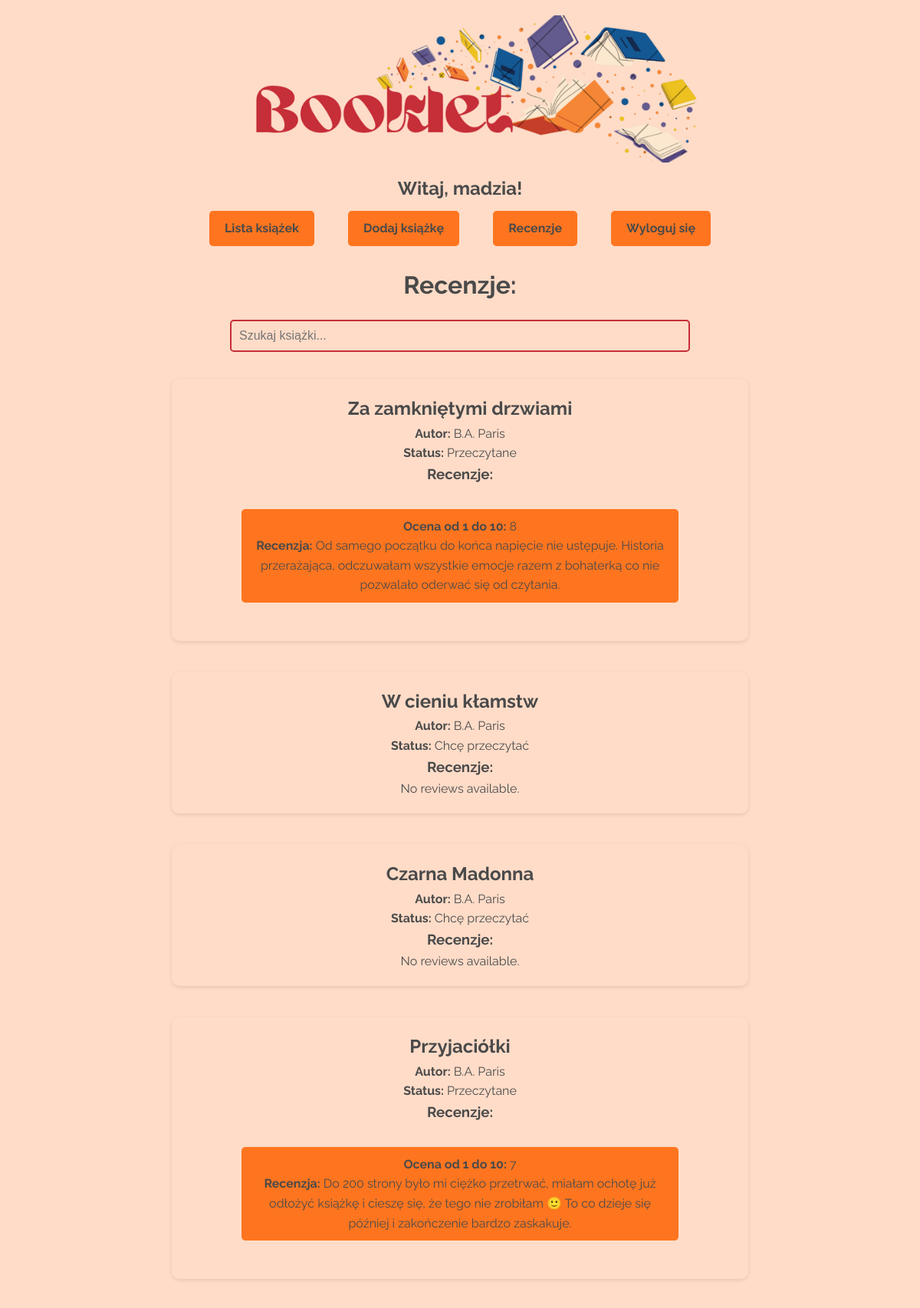
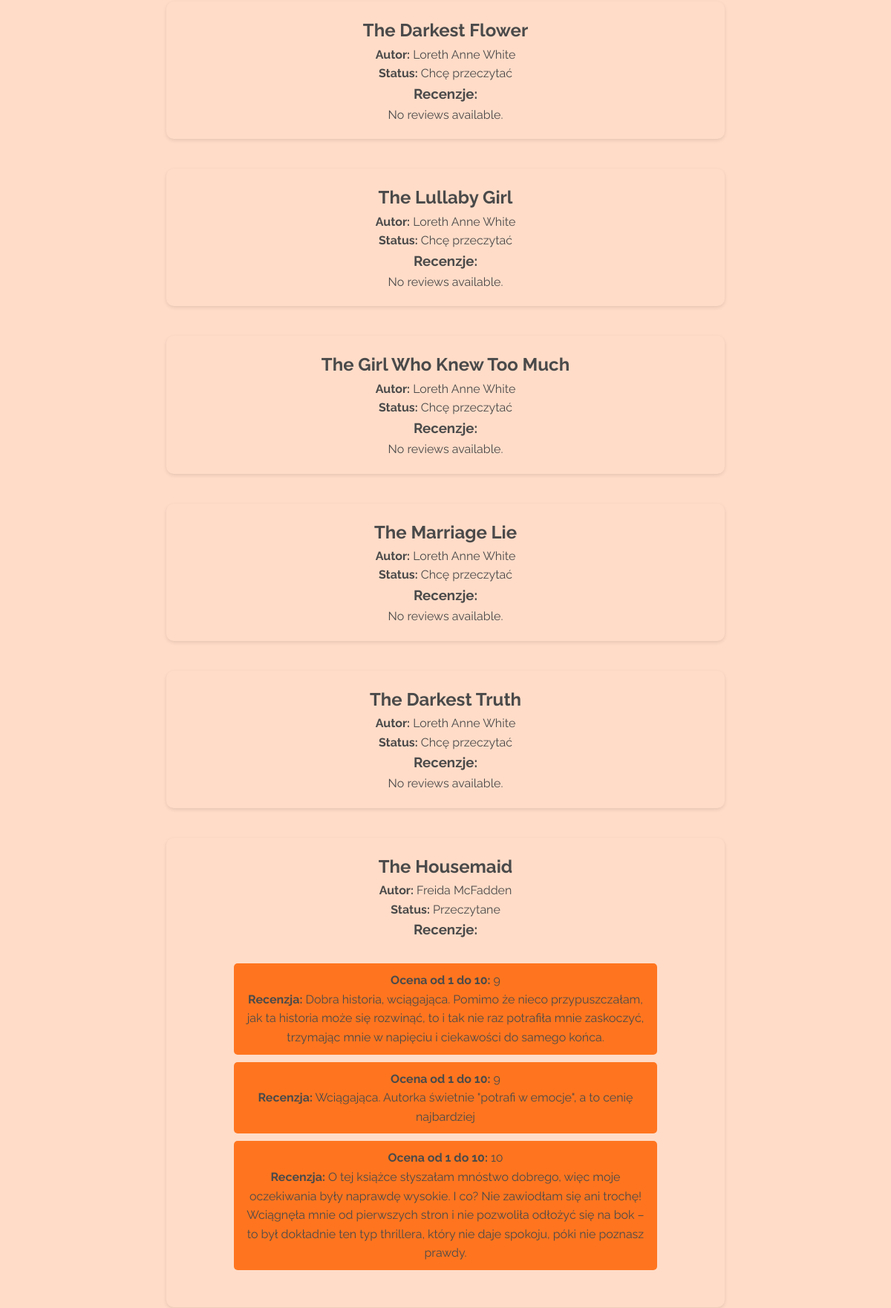
Screenshot of /reviews/ (signed in, upper part) with the database file from the repository (2 pictures, top to bottom).
### booktracker/models.py (models this page shows, shortened)
class Book(models.Model):
    title = models.CharField(max_length=200)
    author = models.CharField(max_length=200)
    description = models.TextField()
    status = models.CharField(max_length=10, choices=BookStatus.choices, default=BookStatus.TO_READ)

class Review(models.Model):
    book = models.ForeignKey(Book, related_name='reviews', on_delete=models.CASCADE)
    review_text = models.TextField()
    rating = models.IntegerField()

### booktracker/views.py (the view)
# urls.py: path('reviews/', views.book_reviews, name='book_reviews'),  # str z recenzjami
def book_reviews(request):
    books = Book.objects.all()
    return render(request, 'books/book_reviews.html', {'books': books})

### booktracker/templates/books/book_reviews.html (shortened to what this page needs)
{% extends 'base.html' %}
{% block content %}
    <h1 style="text-align: center;">Recenzje:</h1>
    <div class="search-container">
        <input type="text" id="search" placeholder="Szukaj książki..." onkeyup="searchBooks()">
    </div>
    {% for book in books %}
        <div class="book" data-title="{{ book.title|lower }}">
            <h2>{{ book.title }}</h2>
            <p><strong>Autor:</strong> {{ book.author }}</p>
            <p><strong>Status:</strong> {{ book.get_status_display }}</p>
            <h3>Recenzje:</h3>
            {% if book.reviews.all %}
                <ul>
                    {% for review in book.reviews.all %}
                        <li>
                            <p><strong>Ocena od 1 do 10:</strong> {{ review.rating }}</p>
                            <p><strong>Recenzja:</strong> {{ review.review_text }}</p>
                        </li>
                    {% endfor %}
                </ul>
            {% else %}
                <p>No reviews available.</p>
            {% endif %}
        </div>
    {% endfor %}
{% endblock %}

### booktracker/templates/base.html (shortened to what this page needs)
{% load static %}
<!DOCTYPE html>
<html lang="en">
<head>
    <link rel="stylesheet" type="text/css" href="{% static 'css/style.css' %}">
</head>
<body>
    <header class="logo-container">
        <a href="{% url 'home' %}">
            <img src="{% static 'images/header_img.png' %}" alt="Booklet Logo" class="logo">
        </a>
    </header>
    <div class="nav-links">
        <nav>
            {% if user.is_authenticated %}
                <h1 class="welcome-text">Witaj, {{ user.username }}!</h1>
                <a href="{% url 'book_list' %}" class="btn btn-primary">Lista książek</a>
                <a href="{% url 'add_book' %}" class="btn btn-info">Dodaj książkę</a>
                <a href="{% url 'book_reviews' %}" class="btn btn-secondary">Recenzje</a>
                <a href="{% url 'logout' %}" class="btn btn-danger">Wyloguj się</a>
            {% else %}
                <a href="{% url 'login' %}" class="btn btn-primary">Zaloguj się</a> |
                <a href="{% url 'register' %}" class="btn btn-secondary">Zarejestruj się</a>
            {% endif %}
        </nav>
    </div>
    <main>
        {% block content %}
        {% endblock %}
    </main>
</body>
</html>

### booktracker/static/css/style.css (style rules this page uses)
* { margin: 0; padding: 0; box-sizing: border-box; }
body { font-family: 'Raleway', sans-serif; margin: 0; padding: 0; box-sizing: border-box; display: flex; flex-direction: column; align-items: center; justify-content: flex-start; min-height: 100vh; background-color: #ffdcc8 !important; color: #4a4a4a; line-height: 1.6; }
header { background-size: cover; background-position: center; color: #ffdcc8; text-align: center; padding: 135px 0; border-radius: 10px; margin-bottom: 0px; }
.nav-links { text-align: center; margin-top: 0px; }
nav a { display: inline-block; margin: 10px 20px; }
a.btn { text-decoration: none; padding: 8px 16px; background-color: #ff751f; color: #4a4a4a; font-weight: bold; border-radius: 5px; display: inline-block; justify-content: center; }
.book { border: none; margin: 20px auto; max-width: 1000px; width: 80%; background-color: #ffdcc8; padding: 20px; border-radius: 10px; box-shadow: 0 2px 5px rgba(0, 0, 0, 0.1); display: flex; flex-direction: column; align-items: center; }
.book h2, .book p { text-align: center; }
ul { list-style-type: none; padding-left: 0; margin: 20px auto; max-width: 1000px; width: 80%; display: block; }
li { background-color: #ff751f; margin: 10px auto; padding: 10px; border-radius: 5px; width: 100%; max-width: 900px; text-align: center; }
.search-container { margin: 20px auto; width: 80%; max-width: 600px; text-align: center; }
#search { width: 100%; padding: 10px; font-size: 1rem; border: 2px solid #c62e39; border-radius: 5px; box-sizing: border-box; background-color: #ffdcc8; color: #4a4a4a; font-family: 'Arial', sans-serif; }
.btn { padding: 10px 20px; font-size: 16px; background-color: #ff751f; color: #4a4a4a; border: none; border-radius: 5px; cursor: pointer; }
.logo-container { text-align: center; margin-top: 0; padding-top: 20px; height: auto; }
header { margin: 0; padding: 0; }
.logo { max-width: 100%; height: auto; display: block; margin: 0 auto; }
.nav-links { display: flex; justify-content: center; gap: 20px; padding: 15px 0; background-color: #ffdcc8; margin-top: -15px; }
.nav-links .btn { padding: 10px 20px; font-size: 16px; border-radius: 5px; text-align: center; display: inline-block; color: #c62e39; background-color: #ff751f; }
.nav-links .btn-primary { background-color: #ff751f; color: #4a4a4a; }
.nav-links .btn-secondary { background-color: #ff751f; color: #4a4a4a; }
.nav-links .btn-danger { background-color: #ff751f; color: #4a4a4a; }
.nav-links .btn-info { background-color: #ff751f; color: #4a4a4a; }
input, button { width: 100%; padding: 10px; margin-bottom: 15px; border-radius: 5px; font-size: 16px; }

### rows the page displays
Book: title "Za zamkniętymi drzwiami", author "B.A. Paris", status "Przeczytane"
Review: rating "8", review_text "Od samego początku do końca napięcie nie ustępuje. Historia przerażająca, odczuwałam wszystkie emocje razem z bohaterką co nie pozwalało oderwać się od czytania."
Book: title "W cieniu kłamstw", author "B.A. Paris", status "Chcę przeczytać", shows "No reviews available."
Book: title "Czarna Madonna", author "B.A. Paris", status "Chcę przeczytać", shows "No reviews available."
Book: title "Przyjaciółki", author "B.A. Paris", status "Przeczytane"
Review: rating "7", review_text "Do 200 strony było mi ciężko przetrwać, miałam ochotę już odłożyć książkę i cieszę się, że tego nie zrobiłam 🙂 To co dzieje się później i zakończenie bardzo zaskakuje."
Book: title "The Darkest Flower", author "Loreth Anne White", status "Chcę przeczytać", shows "No reviews available."
Book: title "The Lullaby Girl", author "Loreth Anne White", status "Chcę przeczytać", shows "No reviews available."
Book: title "The Girl Who Knew Too Much", author "Loreth Anne White", status "Chcę przeczytać", shows "No reviews available."
Book: title "The Marriage Lie", author "Loreth Anne White", status "Chcę przeczytać", shows "No reviews available."
Book: title "The Darkest Truth", author "Loreth Anne White", status "Chcę przeczytać", shows "No reviews available."
Book: title "The Housemaid", author "Freida McFadden", status "Przeczytane"
Review: rating "9", review_text "Dobra historia, wciągająca. Pomimo że nieco przypuszczałam, jak ta historia może się rozwinąć, to i tak nie raz potrafiła mnie zaskoczyć, trzymając mnie w napięciu i ciekawości do samego końca."
Review: rating "9", review_text "Wciągająca. Autorka świetnie \"potrafi w emocje\", a to cenię najbardziej"
Review: rating "10", review_text "O tej książce słyszałam mnóstwo dobrego, więc moje oczekiwania były naprawdę wysokie. I co? Nie zawiodłam się ani trochę! Wciągnęła mnie od pierwszych stron i nie pozwoliła odłożyć się na bok – to był dokładnie ten typ thrillera, który nie daje spokoju, póki nie poznasz prawdy."

### other values shown
{{ user.username }} "madzia"
